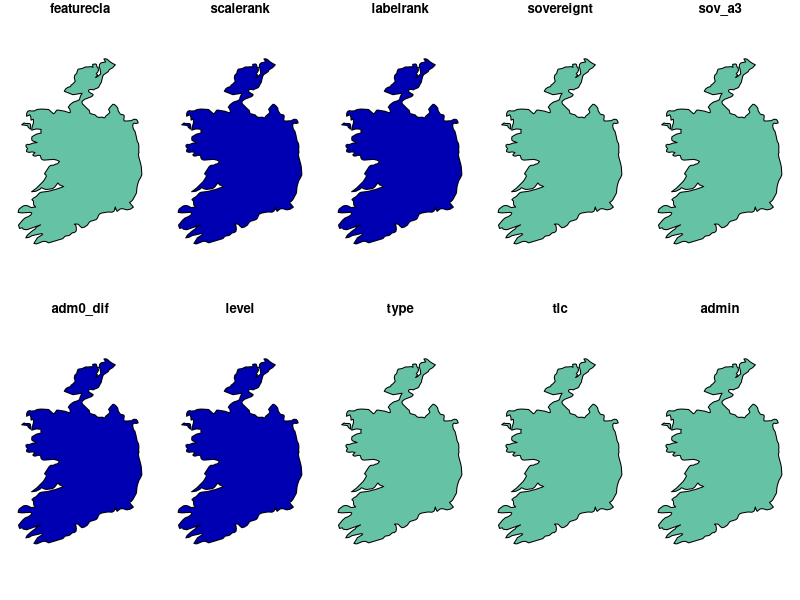
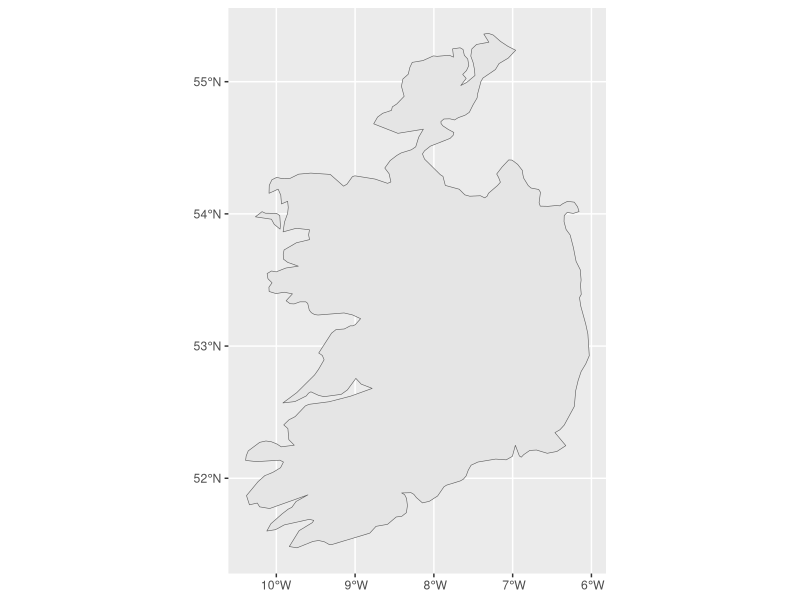
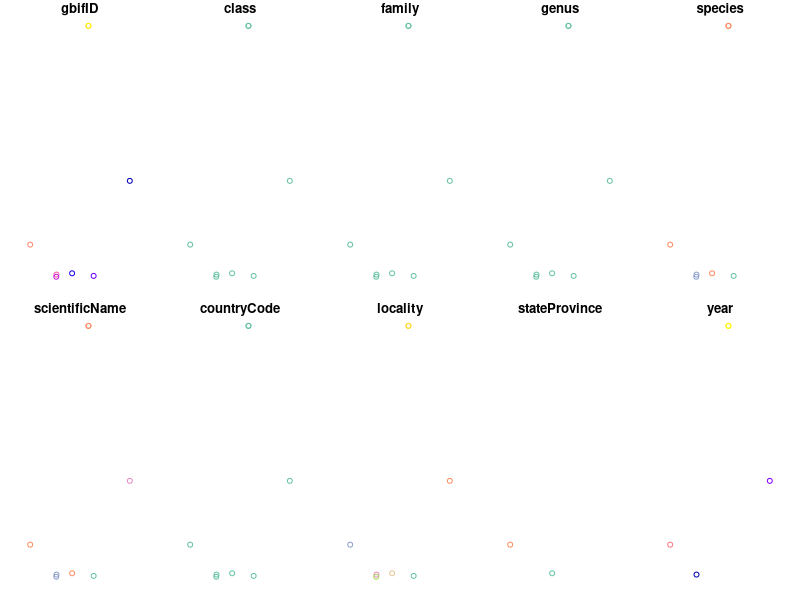
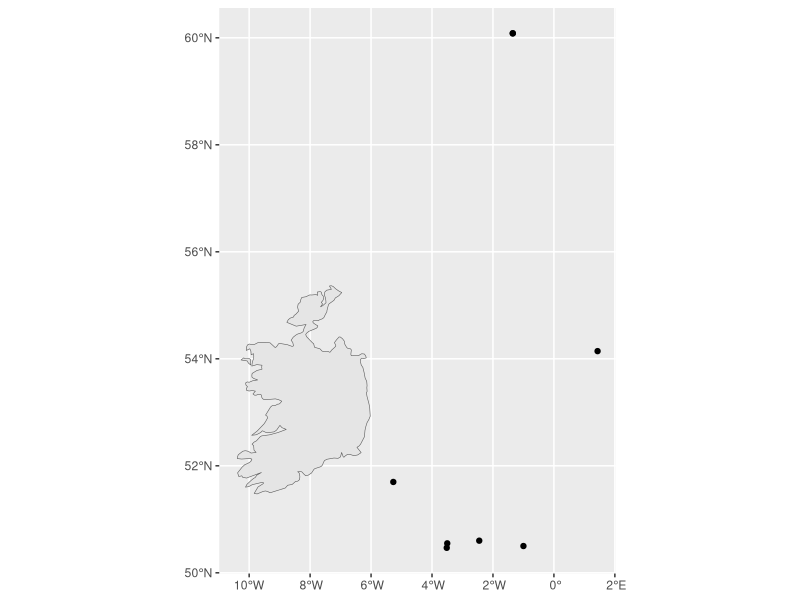

The R source for these figures, in order:
# cargar paquetes
library(rnaturalearth)
library(sf)
library(dplyr)
library(readr)
library(ggplot2)


# importar datos
litt <- read_csv("ejemplos/littorinidae.csv")

# subconjunto para género Lacuna y Gran Bretaña
LacunaGB <- litt %>% filter(genus=="Lacuna" & countryCode=="GB")

# países
granBr <- ne_countries(country = c("England","Ireland","Wales","Scotland"),scale = "medium"
                          )
plot(granBr)

ggplot()+
  geom_sf(data=granBr)

# convertir a clase sf
LacunaGBsf <- st_as_sf(LacunaGB,coords = c("decimalLongitude","decimalLatitude"),crs=4326)

plot(LacunaGBsf)

# visualizar
ggplot()+
  geom_sf(data=granBr)+
  geom_sf(data=LacunaGBsf)
